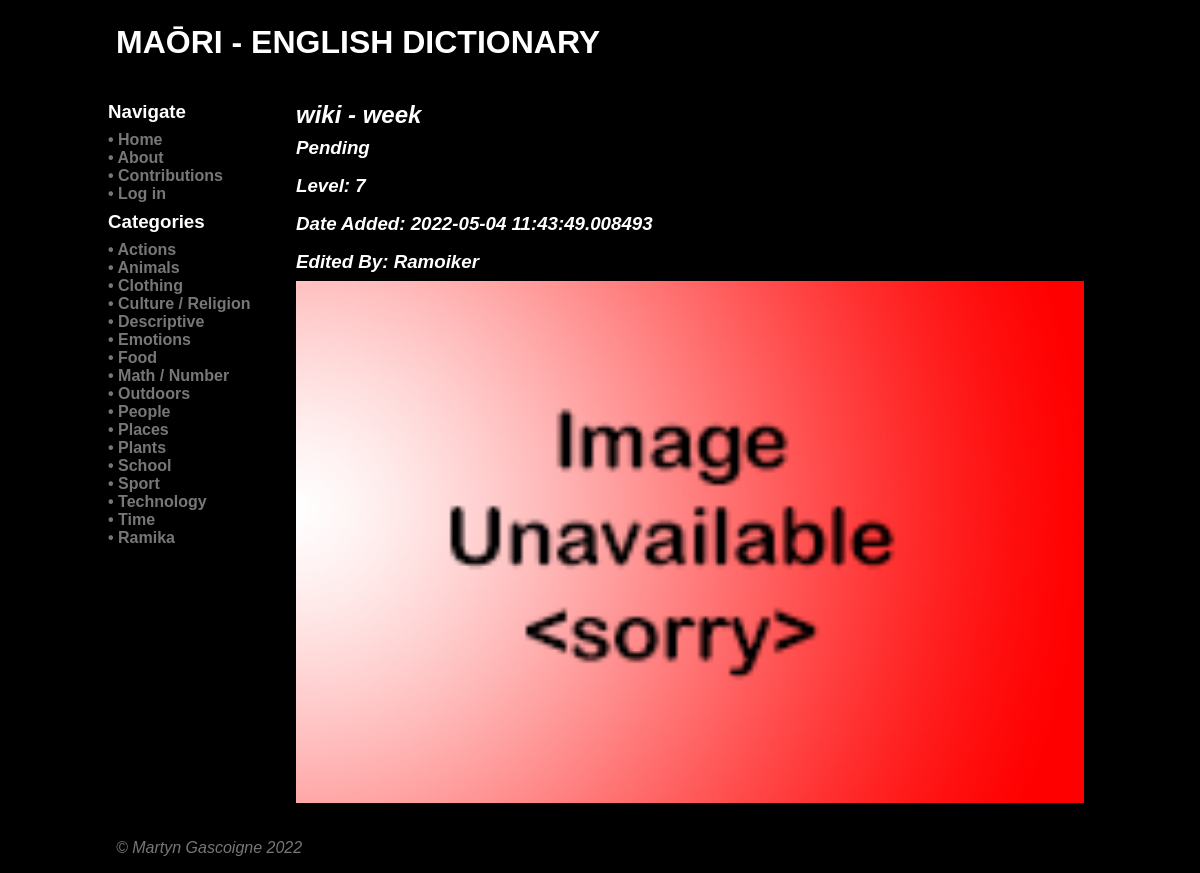
The page /word/302 on the database as committed earlier.
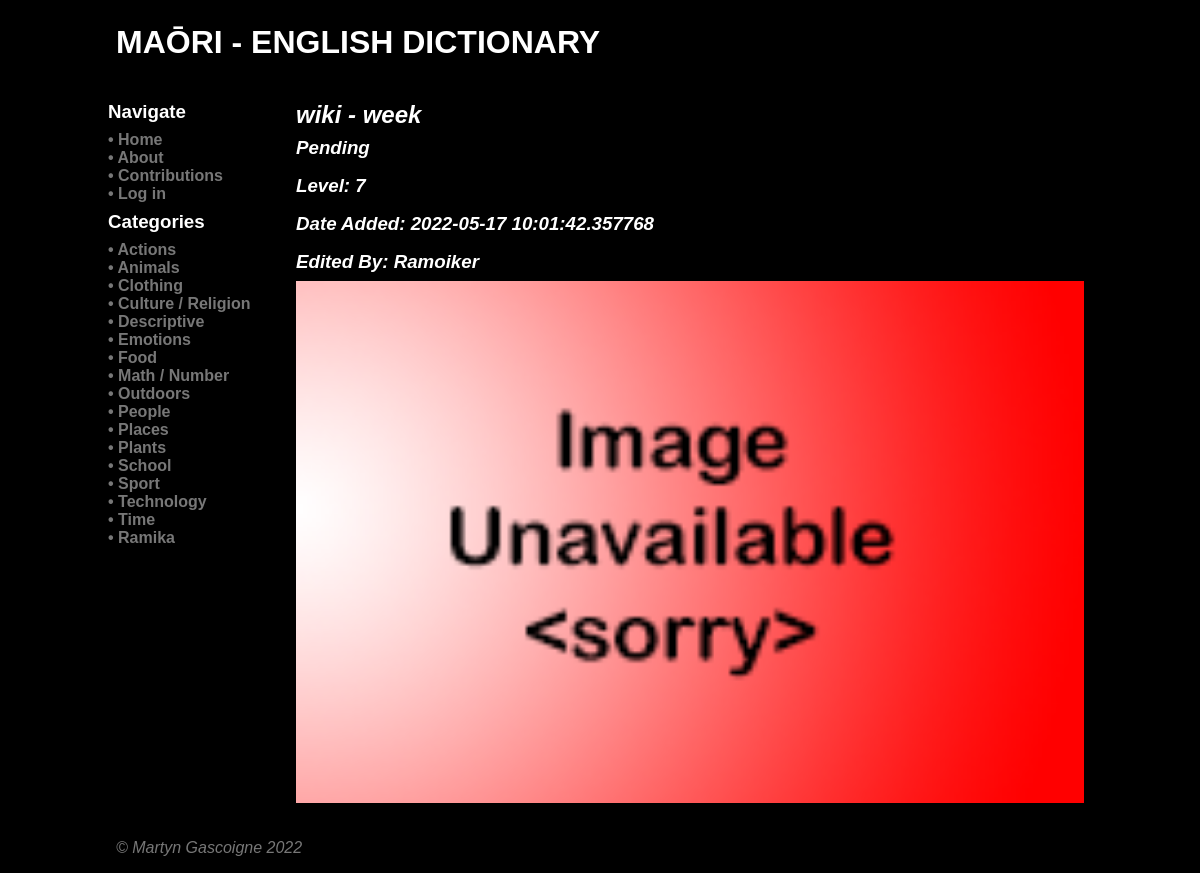
The same page on the database as committed later.
### tables this page shows
CREATE TABLE category
(
    id          integer
        constraint category_pk
            primary key autoincrement,
    name        varchar(80),
    description varchar(600),
    timestamp   datetime
, user_created boolean);

CREATE TABLE "word"
(
	id integer
		constraint word_pk
			primary key autoincrement,
	name varchar(80),
	description varchar(600),
	author integer
		constraint word_user_id_fk
			references user,
	timestamp datetime,
	maori varchar(128),
	image varchar,
	level integer
);

CREATE TABLE user
(
    id       integer
        constraint user_pk
            primary key autoincrement,
    username varchar(32)
, password varchar(80), email varchar(128), teacher boolean);

### app.py (the view)
@app.route('/word/<word>', methods=["POST", "GET"])
def render_word_page(word):
    con = create_connection(DB_NAME)
    query = "SELECT * FROM word WHERE id=?"
    cur = con.cursor()
    cur.execute(query, (word,))
    word_data = cur.fetchall()
    if request.method == "POST":
        if not is_logged_in():
            return redirect('/?error=Not+logged+in')
        if not is_teacher():
            return redirect('/?error=No+permission')
        if request.method == "POST":
            word_name = request.form['word_name'].strip()
            word_maori = request.form['word_maori'].strip()
            word_desc = request.form['word_desc'].strip()
            word_level = max(0, min(10, int(request.form['word_level'])))
            userid = session['userid']
            timestamp = datetime.now()
            if (word_name != word_data[0][1]) or (word_maori != word_data[0][5]) \
                    or (word_desc != word_data[0][2]) or (word_level != word_data[0][7]):
                query = "UPDATE word SET name=?,description=?,author=?,timestamp=?,maori=?,level=? WHERE id=?"
                cur = con.cursor()
                cur.execute(query, (word_name, word_desc, userid, timestamp, word_maori, word_level, word))
                con.commit()
            con.close()
            return redirect('/word/' + str(word))
    else:
        if not word_data:
            return redirect('/?error=No+such+word')
        user_id = word_data[0][3]
        query = "SELECT * FROM user WHERE id=?"
        cur = con.cursor()
        cur.execute(query, (user_id,))
        users = cur.fetchall()
        con.close()
    return render_template('word.html', passed_word=word_data, category_list=find_categories(),
                           logged_in=is_logged_in(), user_account=my_account(), teacher=is_teacher(), user_data=users)

### app.py (called while the page is built)
def create_connection(db_file):
    try:
        connection = sqlite3.connect(db_file)
        connection.execute('pragma foreign_keys=ON')
        return connection
    except Error as e:
        print(e)
    return None

def find_categories():
    con = create_connection(DB_NAME)
    query = "SELECT id, name, description FROM category"
    cur = con.cursor()
    cur.execute(query)
    found_categories = cur.fetchall()
    con.close()
    return found_categories

def my_account():
    if session.get('userid') is None:
        return False
    else:
        return session.get('userid')

def is_logged_in():
    if session.get('email') is None:
        print('Not logged in')
        return False
    else:
        print('Logged in')
        return True

def is_teacher():
    if not is_logged_in() or (session.get('teacher') is None or 0):
        print('Not teacher')
        return False
    else:
        print('Is teacher')
        return True

### templates/word.html (shortened to what this page needs)
{% extends 'base.html' %}
{% block heading %}Maōri - English Dictionary{% endblock %}
{% block main %}
<div class="category-description">
    <h2>{{ passed_word[0][5] }} - {{ passed_word[0][1] }}
    <h3>{{ passed_word[0][2] }}</h3>
    <h3>Level: {{ passed_word[0][7] }}</h3>
    <h3>Date Added: {{ passed_word[0][4] }}</h3>
    <h3>Edited By: {{ user_data[0][1] }}</h3>
    <img src="/static/images/{{ passed_word[0][6] }}">
</div>
{% endblock %}

### templates/base.html (shortened to what this page needs)
<!doctype html>
<html lang="en">
<head>
	<link href="{{ url_for('static', filename='css/style.css') }}" rel="stylesheet">
</head>
<body>
	<div id="container">
		<header>
			<h1>{% block heading %}{% endblock %}</h1>
		</header>
		<nav>
            <div class="category-box">
                <h3>Navigate</h3>
                <h4><a href="\">• Home</a></h4>
                <h4><a href="\about">• About</a></h4>
                <h4><a href="\contributions">• Contributions</a></h4>
                {% if not logged_in %}<h4><a href="\login">• Log in</a></h4>
                {% else %}
                    <h4><a href="\account\{{ user_account }}">• Account</a></h4>
                    <h4><a href="\logout">• Log out</a></h4>
                {% endif %}
                <h3>Categories
                </h3>
            </div>
            {% for category in category_list %}
            <div class="category-box">
                <h4><a href="/category/{{ category[0] }}">• {{ category[1] }}</a></h4>
            </div>
            {% endfor %}
		</nav>
		<main>
            {% block main%}{% endblock %}
        </main>
		<footer class="footer">
            <a href="https://github.com/Galvin-X/Translator" target="_blank">&copy; Martyn Gascoigne 2022</a>
		</footer>
	</div>
</body>
</html>

### static/css/style.css (style rules this page uses)
* { font-family: "Microsoft Tai Le", sans-serif; margin: 0; padding: 0; box-sizing: border-box; background-color: #000; }
#container { display: grid; grid-template-columns: 75px auto; grid-template-areas: 'nav header' 'main main' 'footer footer'; }
header { grid-area: header; background-color: #000; padding: 1rem; }
nav { grid-area: nav; }
main { grid-area: main; padding: 1rem; background-color: #edd; }
h1 { padding: 0.5rem 0; color: #fff; text-transform: uppercase; }
h2, h3 { padding: 0.5rem 0; color: #fff; }
h4 { padding: 0rem 0; }
a { color: white; text-decoration: none; }
img { width: 100%; }
footer { grid-area: footer; padding: 1rem; background-color: #000; }
.category-description { font-style: italic; }
.category-description h2 { padding: 0rem 0; color: #fff; }
.category-description h3 { padding: 0.5rem 0; color: #fff; }
.category-box { font-style: normal; }
.category-box a { color: #777777; text-decoration: none; }
.footer { font-style: italic; color: #777777; }
.footer a { color: #777777; text-decoration: none; }
@media only screen and (min-width: 768px) { #container { grid-template-columns: 180px auto; grid-template-areas: 'header header' 'nav main' 'footer footer'; } }
@media only screen and (min-width: 768px) { nav { background: #000; padding: 0.5rem; } }
@media only screen and (min-width: 768px) { nav a { color: #777777; text-decoration: none; } }
@media only screen and (min-width: 768px) { main { background-color: #000; } }
@media only screen and (min-width: 1000px) { #container { width: 1000px; margin: auto; } }

Rows that differ between the two databases and show on the page:
changed word "wiki": timestamp "2022-05-04 11:43:49.008493" → "2022-05-17 10:01:42.357768"
